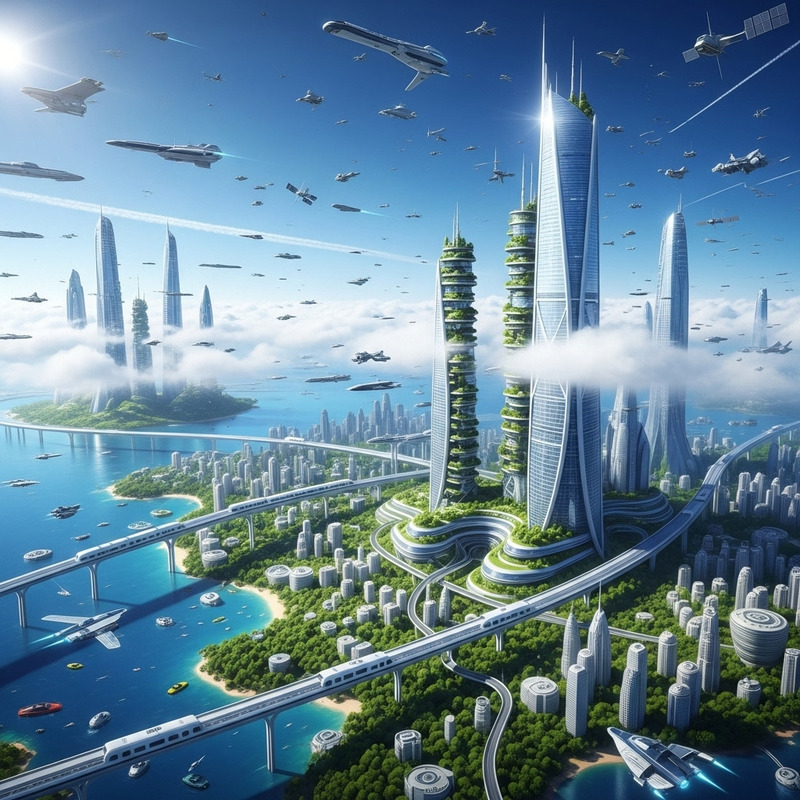
#> input picture public/ch1.1.jpg, 800 x 800 px, found by its file name
$ python -i lesson6_2.py   (imports and definitions only)
#> lines starting #> are read from the running program, lines starting #| are printed output that depends on the picture
import streamlit as st
from PIL import Image
import numpy as np
import pandas as pd

def app():
    st.title("📊 Histogram & Histogram Equalization")
#> (this line was passed over: streamlit is not available in this run)

    # Simple analogy first
    st.markdown("""
    ### 🤔 The Core Idea (Simple Analogy)

    Imagine you're organizing **students by height** for a class photo:

    **❌ Bad Distribution (Original):**
    - Most students are 5'4" to 5'6" (clustered together)
    - Hard to see individual faces when everyone's the same height
    - Photo looks "flat" and boring

    **✅ Good Distribution (Equalized):**
    - Spread students out: 4'10", 5'2", 5'6", 5'10", 6'2"
    - Everyone is more visible and distinct
    - Photo has better "depth" and interest

    **Histogram Equalization does this with brightness:**
    - Takes clustered brightness values (all similar grays)
    - Spreads them across full range (dark blacks to bright whites)
    - Result: **Better contrast and more visible details!** ✨
    """)
#> (this line was passed over: streamlit is not available in this run)

    st.markdown("---")
#> (this line was passed over: streamlit is not available in this run)

    # Load and prepare images
    img = Image.open("public/ch1.1.jpg").convert('L')
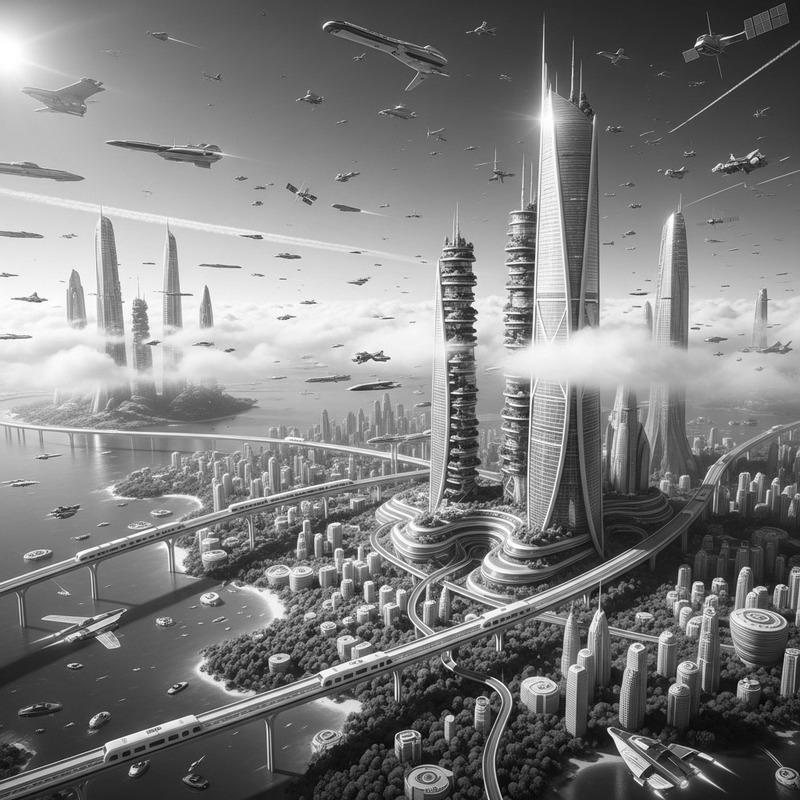
#> img: PIL image 800x800 L; min 4, max 255, mean 126.3
    img_np = np.array(img).astype(float)

    # Create test images with different contrast levels
    low_contrast = np.clip(img_np * 0.4 + 80, 0, 255).astype(np.uint8)
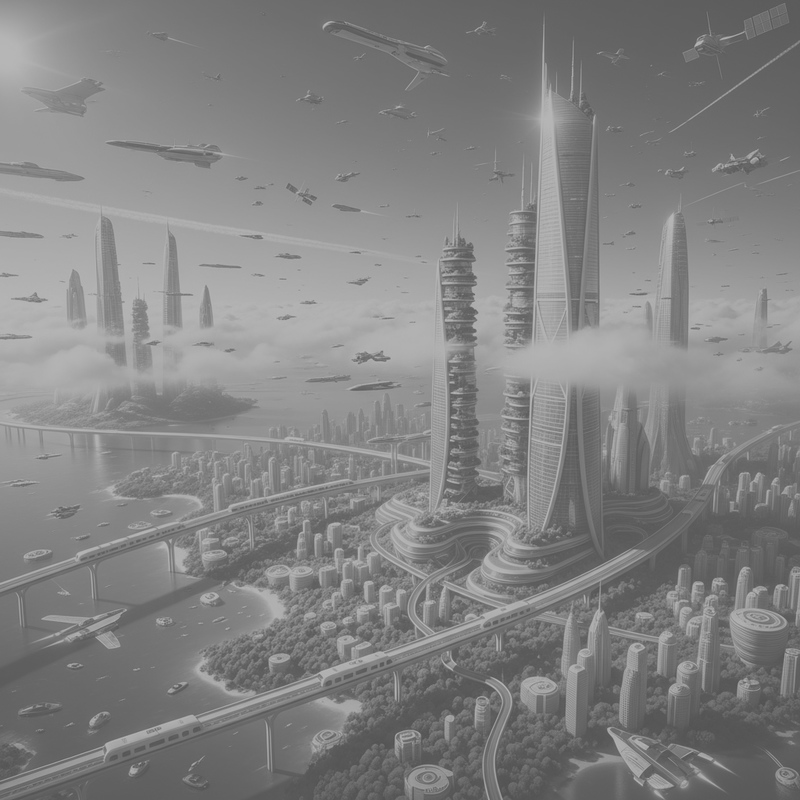
#> low_contrast: shape (800, 800); min 81, max 182, mean 130.1
    medium_contrast = img_np.astype(np.uint8)
    high_contrast = np.clip((img_np - 128) * 1.5 + 128, 0, 255).astype(np.uint8)
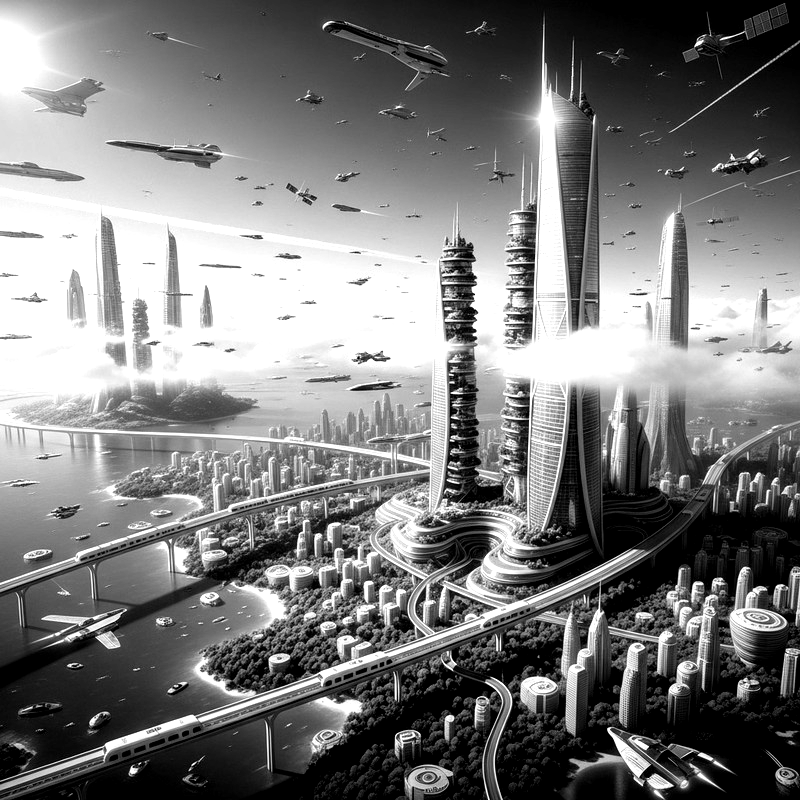
#> high_contrast: shape (800, 800); min 0, max 255, mean 123.3

    # Controls
    st.markdown("### 🎛️ Choose Test Image")
#> (this line was passed over: streamlit is not available in this run)

#> (the run stopped early here; a loop or call above may not have finished)

$ run again, with public/blender.jpg copied over public/ch1.1.jpg
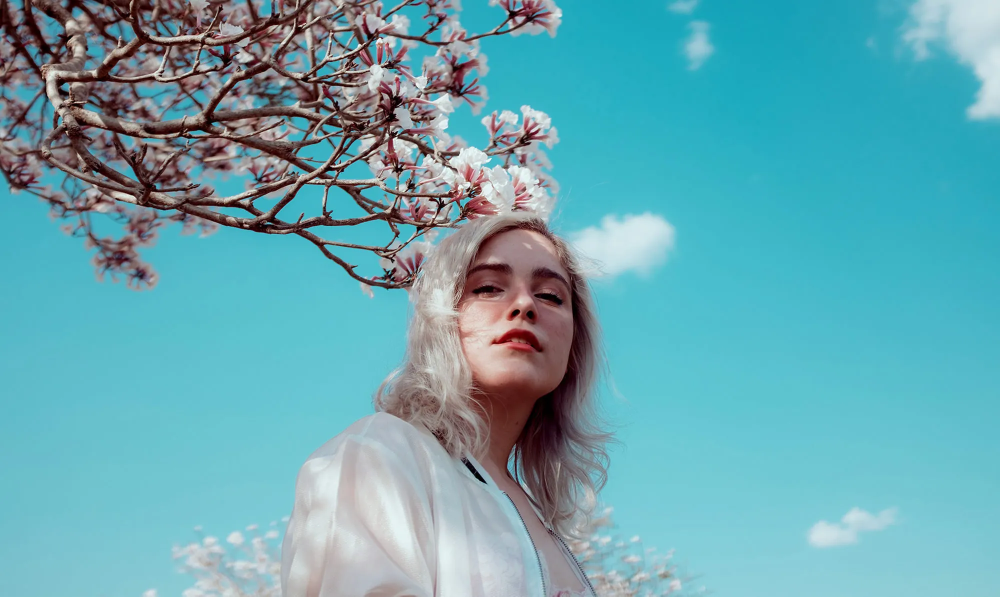
#> input picture public/blender.jpg, 2000 x 1193 px, found by its file name (shown at 1/2 size)
#> in app, `low_contrast = np.clip(img_np * 0.4 + 80, 0, 255).astype(np.uint8)`:
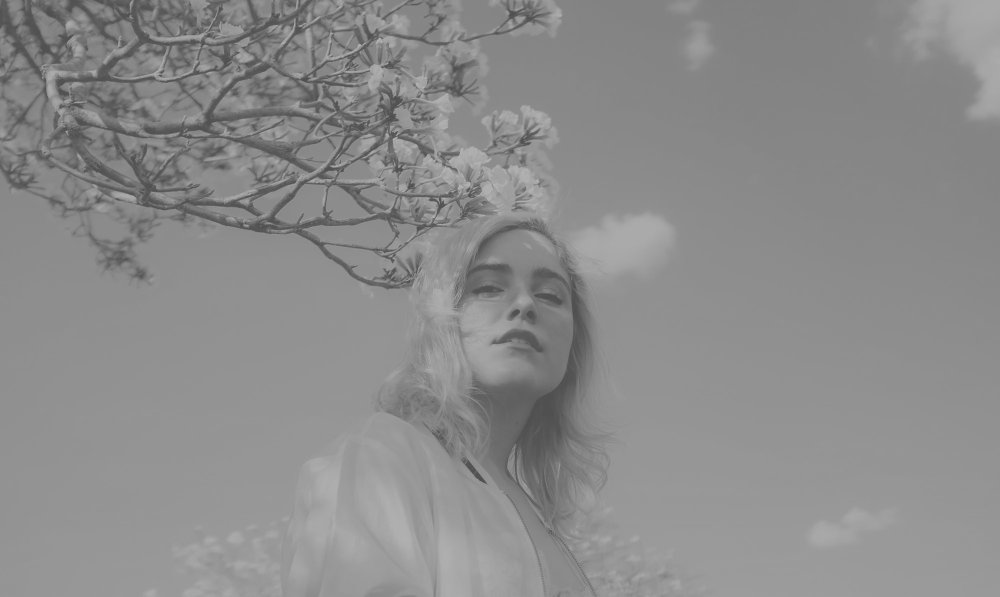
#> low_contrast: shape (1193, 2000) (shown at 1/2 size); min 80, max 182, mean 139.5
#> in app, `high_contrast = np.clip((img_np - 128) * 1.5 + 128, 0, 255).astype(np...`:
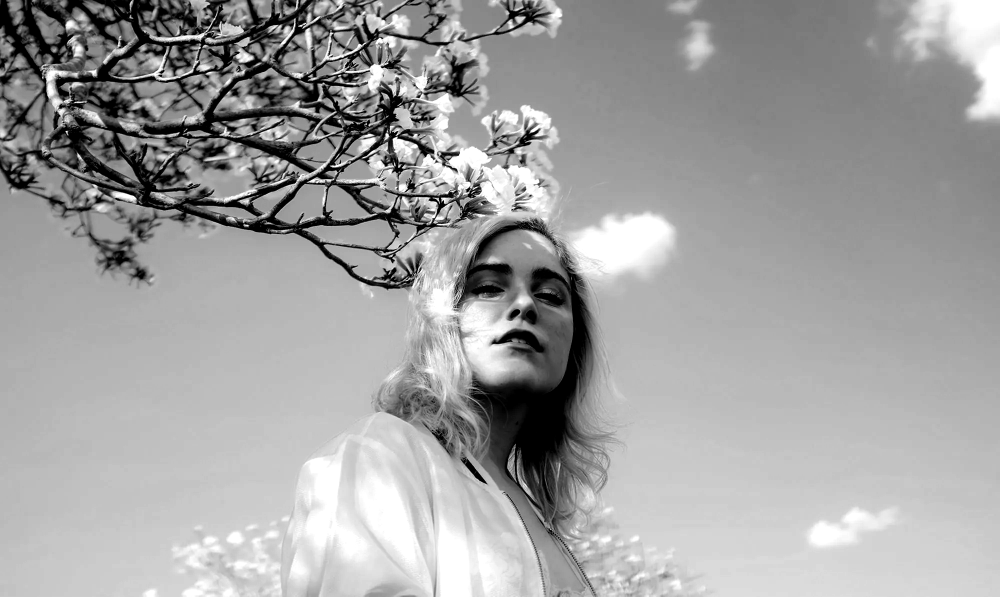
#> high_contrast: shape (1193, 2000) (shown at 1/2 size); min 0, max 255, mean 161.1
